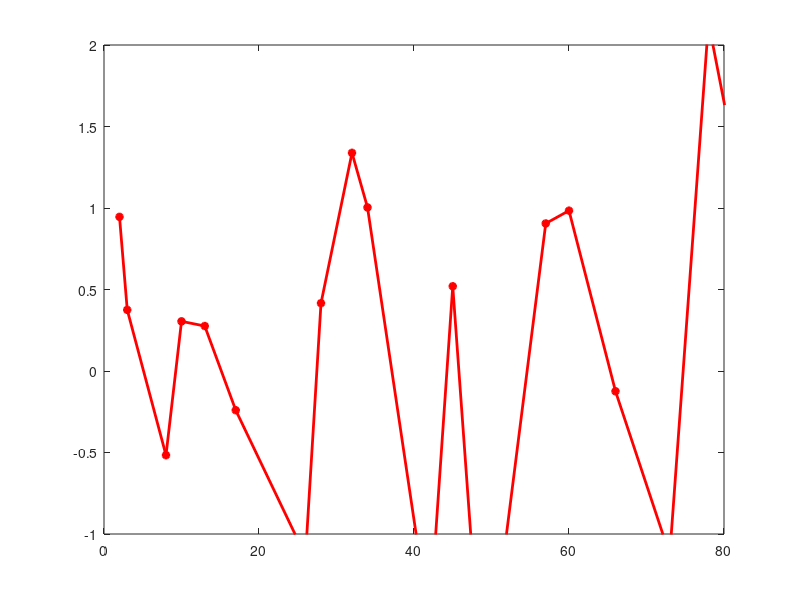

Write the MATLAB code that produced this figure. (Note: this script raises an error after producing the figure.)

function superscroll_obj = example_scroll
    %example of superscroll.
    %returns superscroll object.
    
    %figure handle (click on figure to move scrollbar with arrows keys)
    fig = figure('position',[100 300 600 400]); 
    
    %make the reference axes (referenceAx) you want to scroll through.
    refax=axes('parent',fig);
    
   
    %put arbitrary plot on reference axes.
    X = unique(randi(300,[100,1]),'sorted');
    Y = randn(length(X),1);
    ploh=plot(X,Y,'-*r','linewidth',2,'parent',refax); clear X Y
    
    %arbitrarily set the reference axes limits to small portion of the
    %total X/Y data of the plot handle.
    set(refax,'xlim',[0 80],'ylim',[-1 2]);

    
    %make an X axis and Y axis scroll bar
    axeslist = {'X','Y'};
    superscroll_obj=superscroll(refax,axeslist);
    
    %build scrollbar, add keypress and resize functions
    autoscrollbar(superscroll_obj,ploh);
    
    %make one scroll bar yellow
    yellow(superscroll_obj.axdyn(1));
    
    
    title(refax,'pan and zoom using arrow keys, shift and control')
    
end